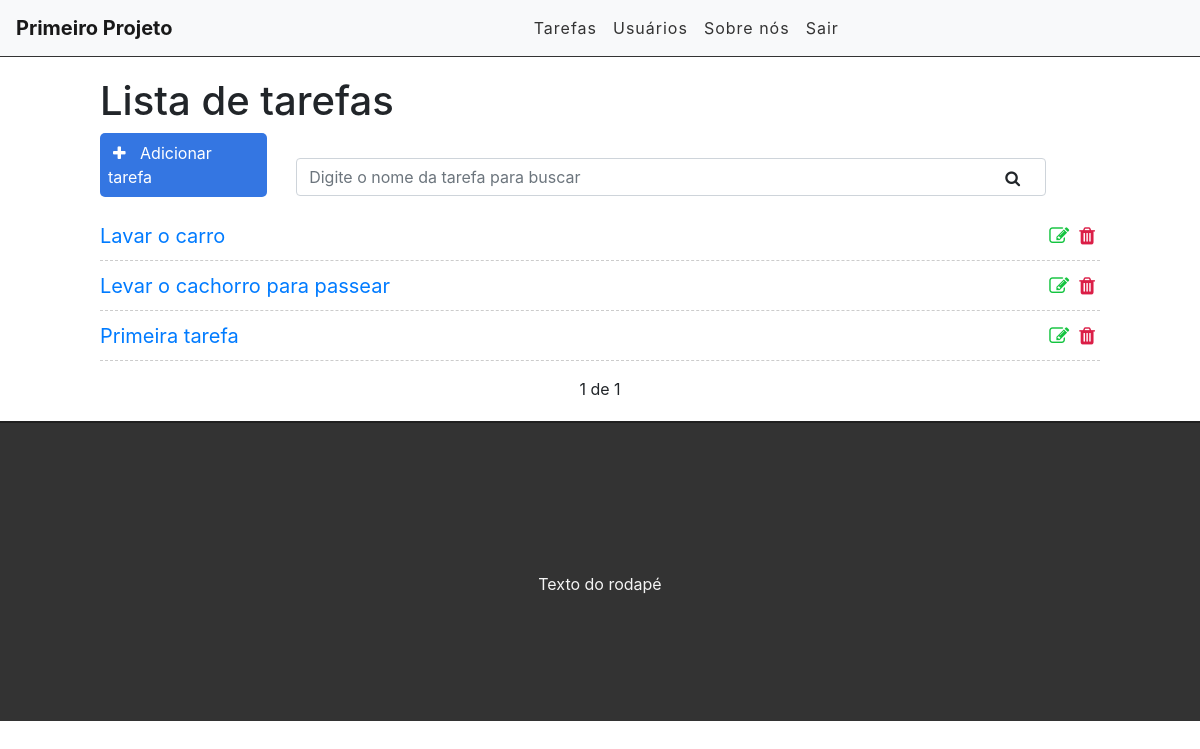
Page / (signed in) on the earlier database version.
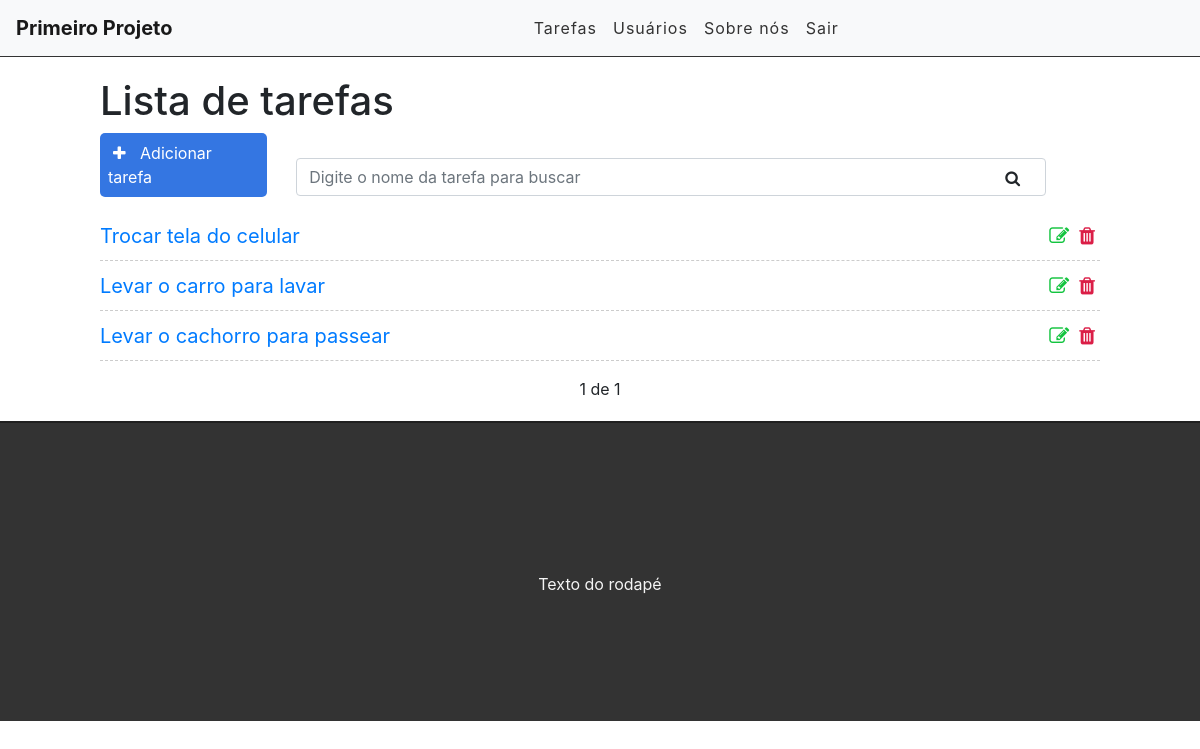
Same page on the later database version.
### tasks/models.py (models this page shows, shortened)
class Task(models.Model):
    STATUS = (
        ('doing', 'Fazendo'),
        ('done', 'Feito'),
    )
    title = models.CharField(max_length=255)
    description = models.TextField()
    done = models.CharField(
        max_length=5,
        choices=STATUS,
    )
    created_at = models.DateTimeField(auto_now_add=True)
    updated_at = models.DateTimeField(auto_now=True)

### tasks/views.py (the view)
# urls.py: path('', views.taskList, name='task-list'),
@login_required()
def taskList(request):
    search = request.GET.get('search')
    if search:
        tasks = Task.objects.filter(title__icontains=search)
    else:
        tasks_list = Task.objects.all().order_by('-created_at')
        paginator = Paginator(tasks_list, 3)
        page = request.GET.get('page')
        tasks = paginator.get_page(page)
    return render(request, 'tasks/list.html', {'tasks': tasks})

### tasks/templates/tasks/list.html (shortened to what this page needs)
{% extends 'base.html' %}
{% block content %}
   <div class="offset-1 col-10 list-div">
       <h1>Lista de tarefas</h1>
       <a id="add-link"href="newtask/">
           <div class="col-2 add-div">
               <i class="fa fa-plus"></i> Adicionar tarefa
           </div>
       </a>
       <div class="col-9 search-div">
           <form method="GET" id="search-form">
               <input type="text" id="search" class="form-control" name="search" placeholder="Digite o nome da tarefa para buscar" value="{{ request.GET.search }}">
               <i class="fa fa-search" id="search-btn"></i>
           </form>
       </div>
       <ul class="task-list">
           {% for task in tasks %}
           <li class="task-item">
               <span><a href="/task/{{task.id}}">{{task.title}}</a></span>
               <a href="delete/{{task.id}}" class="delete-btn"><span><i class="fa fa-trash"></i></span></a>
               <a href="edit/{{task.id}}"><span><i class="fa fa-edit"></i></span></a>
           </li>
           {% endfor %}
       </ul>
       <div class="pagination">
           <span class="step-links">
               {% if tasks.paginator.num_pages%}
                    <span class="current">
                        {{ tasks.number }} de {{ tasks.paginator.num_pages }}
                    </span>
               {% endif %}
           </span>
       </div>
   </div>
{% endblock %}

### tasks/templates/base.html (shortened to what this page needs)
{% load static %}
<!DOCTYPE html>
<html lang="en">
<head>
    <link rel="stylesheet" href="https://stackpath.bootstrapcdn.com/bootstrap/4.5.2/css/bootstrap.min.css">
    <link rel="stylesheet" href="https://cdnjs.cloudflare.com/ajax/libs/font-awesome/4.7.0/css/font-awesome.min.css">
    <link rel="stylesheet" href="{% static 'css/style.css' %}">
</head>
<body>
    <div class="container-fluid">
        <nav class="navbar navbar-expand-lg navbar-light bg-light">
              <a class="navbar-brand" href="/">Primeiro Projeto</a>
              <div class="collapse navbar-collapse" id="navbarSupportedContent">
                <ul class="navbar-nav mr-auto">
                {% if user.is_authenticated %}
                      <li class="nav-item">
                        <a class="nav-link" href="#">Tarefas</a>
                      </li>
                      <li class="nav-item">
                        <a class="nav-link" href="#">Usuários</a>
                      </li>
                {% else %}
                      <li class="nav-item">
                        <a class="nav-link" href="/accounts/login">Entrar</a>
                      </li>
                {% endif %}
                      <li class="nav-item">
                        <a class="nav-link" href="#">Sobre nós</a>
                      </li>
                {% if user.is_authenticated %}
                      <li class="nav-item">
                        <a class="nav-link" href="/accounts/logout">Sair</a>
                      </li>
                {% endif %}
                </ul>
              </div>
        </nav>
        {% block content %}{% endblock %}
        <footer>
            <p>Texto do rodapé</p>
        </footer>
    </div>
</body>
</html>

### tasks/static/css/style.css (style rules this page uses)
.container-fluid { padding: 0; }
.navbar { border-bottom: 1px solid #333; margin-bottom: 20px; }
.navbar-nav { margin: auto; }
.navbar-brand { font-weight: bold; }
.navbar-light .navbar-nav a.nav-link { color: #333; letter-spacing: 1px; }
#add-link { text-decoration: none; }
.add-div { background-color: #3476e2; cursor: pointer; display: inline-block; color: #FFF; padding: 8px; border-radius: 5px; margin-right: 25px; }
.fa.fa-plus { color: #FFF; margin-right: 10px; margin-left: 5px; }
.fa.fa-search { position: absolute; top: 12px; right: 26px; cursor: pointer; }
.search-div { padding: 0px; margin-top: 15px; margin-bottom: 15px; display: inline-block; }
.list-div { padding: 0; }
.task-list { padding-left: 0; }
.task-item { list-style: none; font-size: 20px; height: 50px; padding-top: 10px; border-bottom: 1px dashed #ccc; }
.fa.fa-trash, .fa.fa-edit { cursor: pointer; margin: 5px; font-size: 20px; float: right; }
.fa.fa-trash { color: #db1e47; }
.fa.fa-edit { color: #13c43f; }
footer { background-color: #333; height: 300px; border-top: 2px solid #202020; }
footer p { color: #f5f5f5; text-align: center; top: 50%; position: relative; }
.pagination { margin-bottom: 20px; }
.step-links { position: relative; margin-left: auto; margin-right: auto; }
.step-links .current { margin-left: 5px; margin-right: 5px; }

Differences in the rows shown:
removed Task: title "Lavar o carro"
removed Task: title "Primeira tarefa"
added Task: title "Trocar tela do celular"
added Task: title "Levar o carro para lavar"
